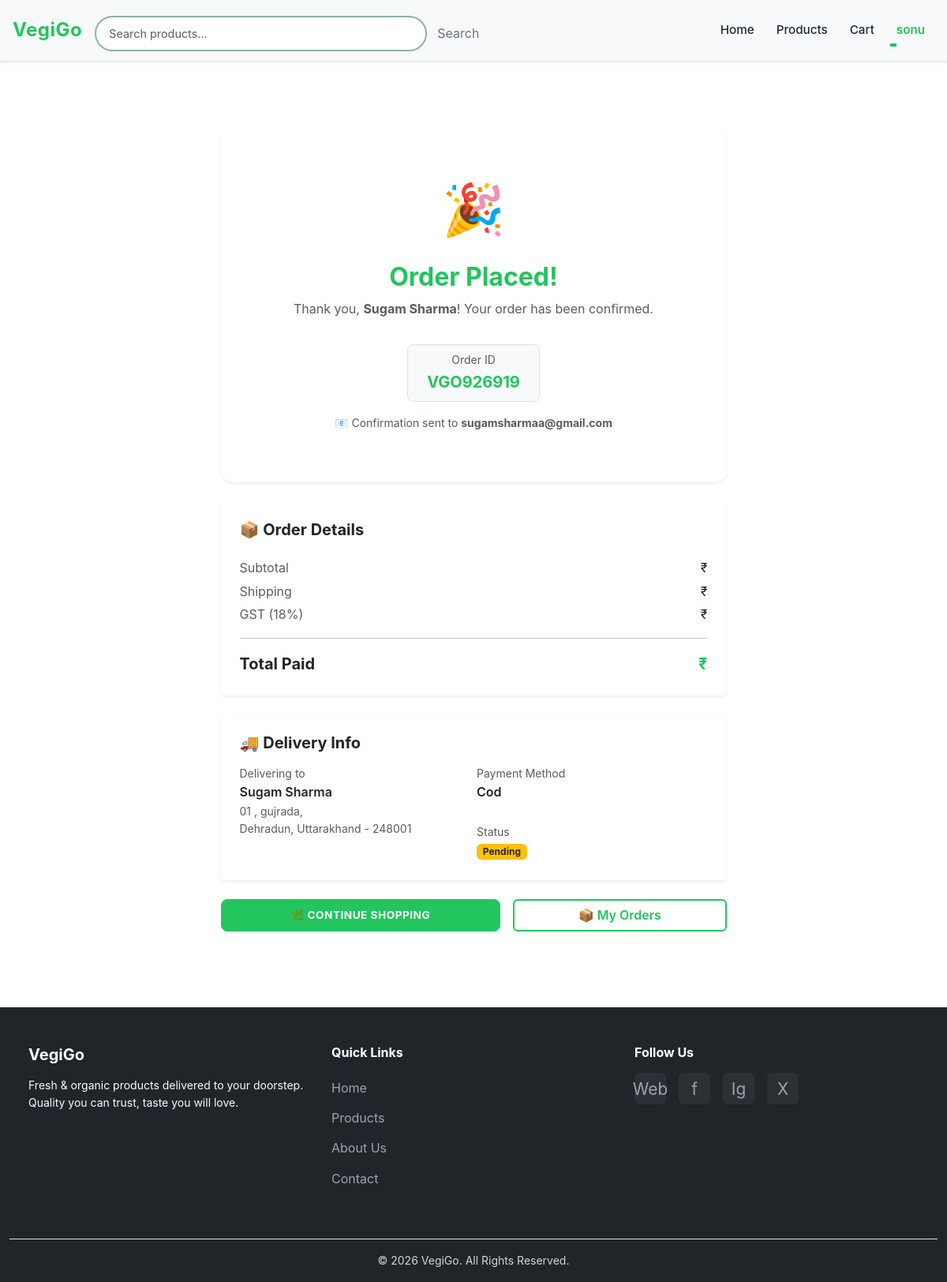
Screenshot of /order/success/1/ (signed in) with the database file from the repository.
### vgapp/models.py (models this page shows, shortened)
class Order(models.Model):
    ORDER_STATUS_CHOICES = [
        ('pending',    'Pending'),
        ('processing', 'Processing'),
        ('shipped',    'Shipped'),
        ('delivered',  'Delivered'),
        ('cancelled',  'Cancelled'),
        ('refunded',   'Refunded'),
    ]
    PAYMENT_STATUS_CHOICES = [
        ('pending',   'Pending'),
        ('completed', 'Completed'),
        ('failed',    'Failed'),
        ('refunded',  'Refunded'),
    ]
    PAYMENT_METHOD_CHOICES = [
        ('cod',  'Cash on Delivery'),
        ('card', 'Credit/Debit Card'),
        ('upi',  'UPI'),
    ]
    order_id   = models.CharField(max_length=20, unique=True, blank=True)
    user       = models.ForeignKey(User, on_delete=models.SET_NULL, null=True, blank=True, related_name='orders')
    guest      = models.ForeignKey(GuestUser, on_delete=models.SET_NULL, null=True, blank=True, related_name='orders')
    customer_name  = models.CharField(max_length=255)
    customer_email = models.EmailField()
    customer_phone = models.CharField(max_length=15)
    shipping_address = models.CharField(max_length=255)
    shipping_city    = models.CharField(max_length=100)
    shipping_state   = models.CharField(max_length=100)
    shipping_pincode = models.CharField(max_length=10)
    subtotal      = models.DecimalField(max_digits=10, decimal_places=2, default=0)
    tax           = models.DecimalField(max_digits=10, decimal_places=2, default=0)
    shipping_cost = models.DecimalField(max_digits=10, decimal_places=2, default=0)
    discount      = models.DecimalField(max_digits=10, decimal_places=2, default=0)
    total_amount  = models.DecimalField(max_digits=10, decimal_places=2)
    order_status   = models.CharField(max_length=20, choices=ORDER_STATUS_CHOICES, default='pending')
    payment_status = models.CharField(max_length=20, choices=PAYMENT_STATUS_CHOICES, default='pending')
    payment_method = models.CharField(max_length=20, choices=PAYMENT_METHOD_CHOICES, default='cod')
    notes           = models.TextField(blank=True)
    tracking_number = models.CharField(max_length=100, blank=True)
    created_at   = models.DateTimeField(auto_now_add=True)
    updated_at   = models.DateTimeField(auto_now=True)
    shipped_at   = models.DateTimeField(null=True, blank=True)
    delivered_at = models.DateTimeField(null=True, blank=True)
    class Meta:
        ordering = ['-created_at']

### vgapp/views.py (the view)
# urls.py: path('order/success/<int:order_id>/', order_success, name='order_success'),
def order_success(request, order_id):
    order = get_object_or_404(Order, id=order_id)
    return render(request, 'checkout/order_success.html', {'order': order})

### templates/checkout/order_success.html (shortened to what this page needs)
{% extends 'base.html' %}
{% load static %}
{% block content %}
<main class="main-content pt-5">
<div class="container py-5">
    <div class="row justify-content-center">
        <div class="col-lg-7">
            <div class="card shadow-sm border-0 rounded-4 text-center mb-4">
                <div class="card-body p-5">
                    <div style="font-size: 4rem;">🎉</div>
                    <h2 class="fw-bold mt-3 text-success">Order Placed!</h2>
                    <p class="text-muted mt-1">Thank you, <strong>{{ order.customer_name }}</strong>! Your order has been confirmed.</p>
                    <div class="d-inline-block bg-light border rounded-3 px-4 py-2 my-3">
                        <small class="text-muted d-block">Order ID</small>
                        <span class="fw-bold fs-5 text-success">{{ order.order_id }}</span>
                    </div>
                    <p class="text-muted small">
                        📧 Confirmation sent to <strong>{{ order.customer_email }}</strong>
                    </p>
                </div>
            </div>
            <div class="card shadow-sm border-0 mb-4">
                <div class="card-body p-4">
                    <h5 class="fw-bold mb-4">📦 Order Details</h5>
                    <div class="mt-3">
                        <div class="d-flex justify-content-between mb-1">
                            <span class="text-muted">Subtotal</span>
                            <span>₹{{ totals.subtotal }}</span>
                        </div>
                        <div class="d-flex justify-content-between mb-1">
                            <span class="text-muted">Shipping</span>
                            <span>₹{{ totals.shipping }}</span>
                        </div>
                        <div class="d-flex justify-content-between mb-2">
                            <span class="text-muted">GST (18%)</span>
                            <span>₹{{ totals.tax|floatformat:2 }}</span>
                        </div>
                        <hr>
                        <div class="d-flex justify-content-between">
                            <span class="fw-bold fs-5">Total Paid</span>
                            <span class="fw-bold fs-5 text-success">₹{{ totals.total|floatformat:2 }}</span>
                        </div>
                    </div>
                </div>
            </div>
            <div class="card shadow-sm border-0 mb-4">
                <div class="card-body p-4">
                    <h5 class="fw-bold mb-3">🚚 Delivery Info</h5>
                    <div class="row g-2">
                        <div class="col-sm-6">
                            <small class="text-muted d-block">Delivering to</small>
                            <p class="fw-semibold mb-0">{{ order.customer_name }}</p>
                            <p class="text-muted small mb-0">
                                {{ order.shipping_address }},<br>
                                {{ order.shipping_city }}, {{ order.shipping_state }} - {{ order.shipping_pincode }}
                            </p>
                        </div>
                        <div class="col-sm-6">
                            <small class="text-muted d-block">Payment Method</small>
                            <p class="fw-semibold mb-0 text-capitalize">{{ order.payment_method }}</p>
                            <br>
                            <small class="text-muted d-block">Status</small>
                            <span class="badge bg-warning text-dark">{{ order.get_order_status_display }}</span>
                        </div>
                    </div>
                </div>
            </div>
            <div class="d-flex gap-3 flex-wrap">
                <a href="{% url 'products' %}" class="btn btn-success fw-bold flex-grow-1">
                    🌿 Continue Shopping
                </a>
                {% if user.is_authenticated %}
                    <a href="{% url 'order_history' %}" class="btn btn-outline-success flex-grow-1">
                        📦 My Orders
                    </a>
                {% endif %}
            </div>
        </div>
    </div>
</div>
</main>
{% endblock %}

### templates/menu.html (shortened to what this page needs)
{% load static %}
<nav class="navbar navbar-expand-lg navbar-light bg-light fixed-top shadow-sm">
    <div class="container-fluid px-3">
        <a href="{% url 'home' %}" class="navbar-brand fw-bold">VegiGo</a>
        <div class="search-container w-100 mt-2 order-lg-0 order-3">
            <form class="d-flex" role="search" method="GET" action="{% url 'products' %}">
                <input class="form-control search-input" id="search" type="search" placeholder="Search products..." aria-label="Search" name="search" value="{{ request.GET.search|default:'' }}">
                <button class="btn btn-search" type="submit">Search</button>
            </form>
        </div>
        <div class="collapse navbar-collapse" id="navbarNav">
            <ul class="navbar-nav ms-auto gap-1 align-items-lg-center">
                <li class="nav-item">
                    <a class="nav-link {% if active_page == 'home' %}active{% endif %}" href="{% url 'home' %}">Home</a>
                </li>
                <li class="nav-item">
                    <a class="nav-link {% if active_page == 'products' %}active{% endif %}" href="{% url 'products' %}">Products</a>
                </li>
                <li class="nav-item">
                    <a class="nav-link {% if active_page == 'cart' %}active{% endif %} position-relative" href="{% url 'cart' %}">
                        Cart
                    </a>
                </li>
                {% if user.is_authenticated %}
                    <li class="nav-item dropdown">
                        <a class="nav-link dropdown-toggle fw-semibold text-success" href="#" id="userDropdown"
                           role="button" data-bs-toggle="dropdown" aria-expanded="false">
                            {{ user.first_name|default:user.username }}
                        </a>
                    </li>
                {% endif %}
            </ul>
        </div>
    </div>
</nav>

### static/style.css (style rules this page uses)
:root { --primary-color: #22c55e; --primary-light: #84cc16; --primary-dark: #16a34a; --secondary-color: #8cb4a0; --text-primary: #1f2937; --text-secondary: #6b7280; --text-light: #f3f4f6; --border-color: #e5e7eb; --card-bg: #ffffff; --card-shadow: 0 1px 3px rgba(0, 0, 0, 0.1); --card-shadow-hover: 0 10px 25px rgba(34, 197, 94, 0.2); --transition: all 0.3s ease; }
* { margin: 0; padding: 0; box-sizing: border-box; }
body { font-family: -apple-system, BlinkMacSystemFont, 'Segoe UI', Roboto, 'Helvetica Neue', Arial, sans-serif; color: var(--text-primary); line-height: 1.6; display: flex; flex-direction: column; min-height: 100vh; }
.main-content { flex: 1; }
.navbar { top: 0; z-index: 1030; border-bottom: 1px solid var(--border-color); padding: 0.75rem 0; }
.navbar-brand { font-size: 1.5rem; color: var(--primary-color) !important; letter-spacing: 0.5px; }
.nav-link { color: var(--text-primary) !important; font-weight: 500; font-size: 0.95rem; transition: var(--transition); position: relative; padding: 0.5rem 0.75rem !important; }
.nav-link::after { content: ''; position: absolute; bottom: 0; left: 0; width: 0; height: 2px; background-color: var(--primary-color); transition: width 0.3s ease; }
.search-container { width: 100%; max-width: 500px; }
.search-input { border: 2px solid var(--secondary-color); border-radius: 25px; padding: 0.6rem 1rem; font-size: 0.9rem; transition: var(--transition); }
.btn-search { color: var(--text-secondary); border: none; background: transparent; padding: 0.6rem 0.8rem; transition: var(--transition); }
.btn-success { background-color: var(--primary-color); border-color: var(--primary-color); font-weight: 600; border-radius: 8px; padding: 0.6rem 1.2rem; transition: var(--transition); text-transform: uppercase; font-size: 0.85rem; letter-spacing: 0.5px; position: relative; overflow: hidden; }
.btn-outline-success { color: var(--primary-color); border-color: var(--primary-color); border-width: 2px; font-weight: 600; transition: var(--transition); }
@media (min-width: 1200px) and (max-width: 1399px) { .search-container { width: 40vw; } }
.text-success { color: var(--primary-color) !important; }
html { scroll-behavior: smooth; }

### templates/base.html (style rules this page uses)
body { padding-top: 70px; }

### rows the page displays
Order: customer_name "Sugam Sharma", order_id "VGO926919", customer_email "sugamsharmaa@gmail.com", shipping_address "01 , gujrada", shipping_city "Dehradun", shipping_state "Uttarakhand", shipping_pincode "248001", payment_method "Cod", order_status "Pending"

### other values shown
{{ user.first_name|default:user.username }} "sonu"
